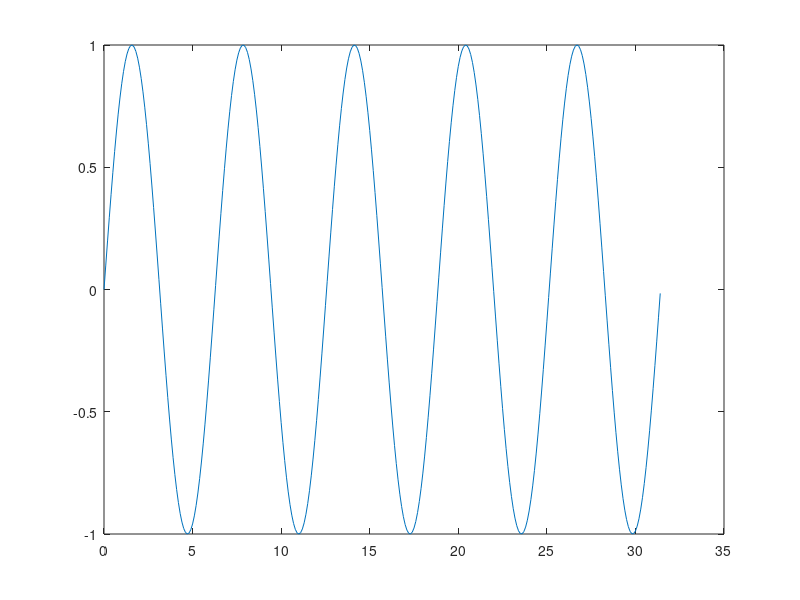

This figure's MATLAB source:
% Plot the sin function
clear all; close all; clc;
% independent array
x = [0:0.1:(10*pi)];
% dependent variable
y = sin(x);
% plot results
plot(x,y)
